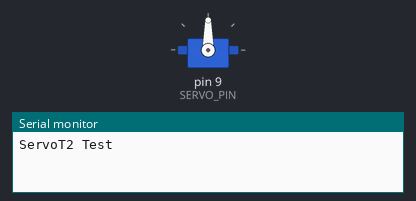
Bench run of a sketch on a simulated Arduino Uno, built with avr-gcc and run on an emulated ATmega328P. Parts: servo, the last lines printed to the serial monitor.

Above: at 0.1 s.
At 1.1 s:
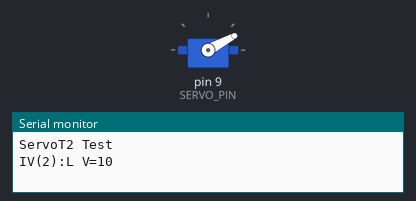
At 18.1 s:
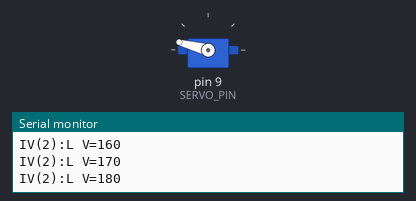
At 34.1 s:
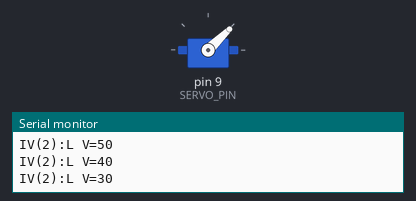
Timing chart, 0 to 40.0 s (numbered marks = the images above):
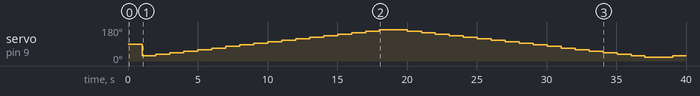

Measured:
- by itself, servo on pin 9 (SERVO_PIN): 90° → 28° at 1.0 s, → 36° 1.0 s later, → 44° 1.0 s later, → 52° 1.0 s later, … (37 changes in this stretch)

The sketch:

51-ServoT2.ino
```cpp
// (licence header left out)
#define LOG
#define LOG_LOOP
#include <Easy.h>

//*****************************************************************
// Parameter Motor
#define SERVO_PIN 9
#define SERVO_ANGLE_MIN 0
#define SERVO_ANGLE_MAX 180
#define ANGLE_STEPWIDTH_DEGREE 10
#define STEPWIDTH_MSEC 1000

void setup() {
  //((*** Initialize: Configure your sketch here....
#ifdef LOG
  GetLog()->printf("ServoT2 Test");
#endif

  ServoT2* servo = new ServoT2(SERVO_PIN, SERVO_ANGLE_MIN, SERVO_ANGLE_MAX);

  IteratorValue* iteratorValue = new IteratorValue(servo->getMinAngle(), servo->getMaxAngle(), ANGLE_STEPWIDTH_DEGREE, STEPWIDTH_MSEC, cmMin2Max2Min);

  Relation1to1* relationServoOff = new Relation1to1(NULL, servo, iteratorValue);
  // ***))

  // Initialize control
  ControlManagerFactory::GetControlManager()->Setup();
}

//*****************************************************************
void loop() {
  //*** Run: No additional code is required

#ifdef LOG_LOOP_DEBUG
  GetLog()->println("Loop");
#endif

  ControlManagerFactory::GetControlManager()->Loop();

  delay(5);
}
```
